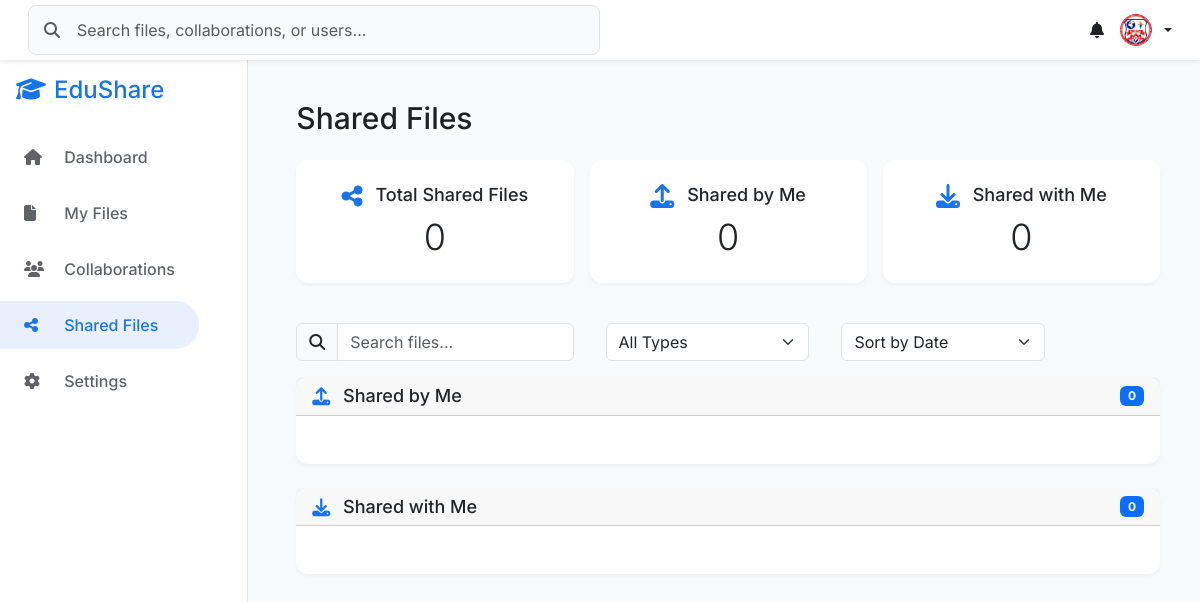
The page /auth/shared-files/ (signed in) on the database as committed earlier.
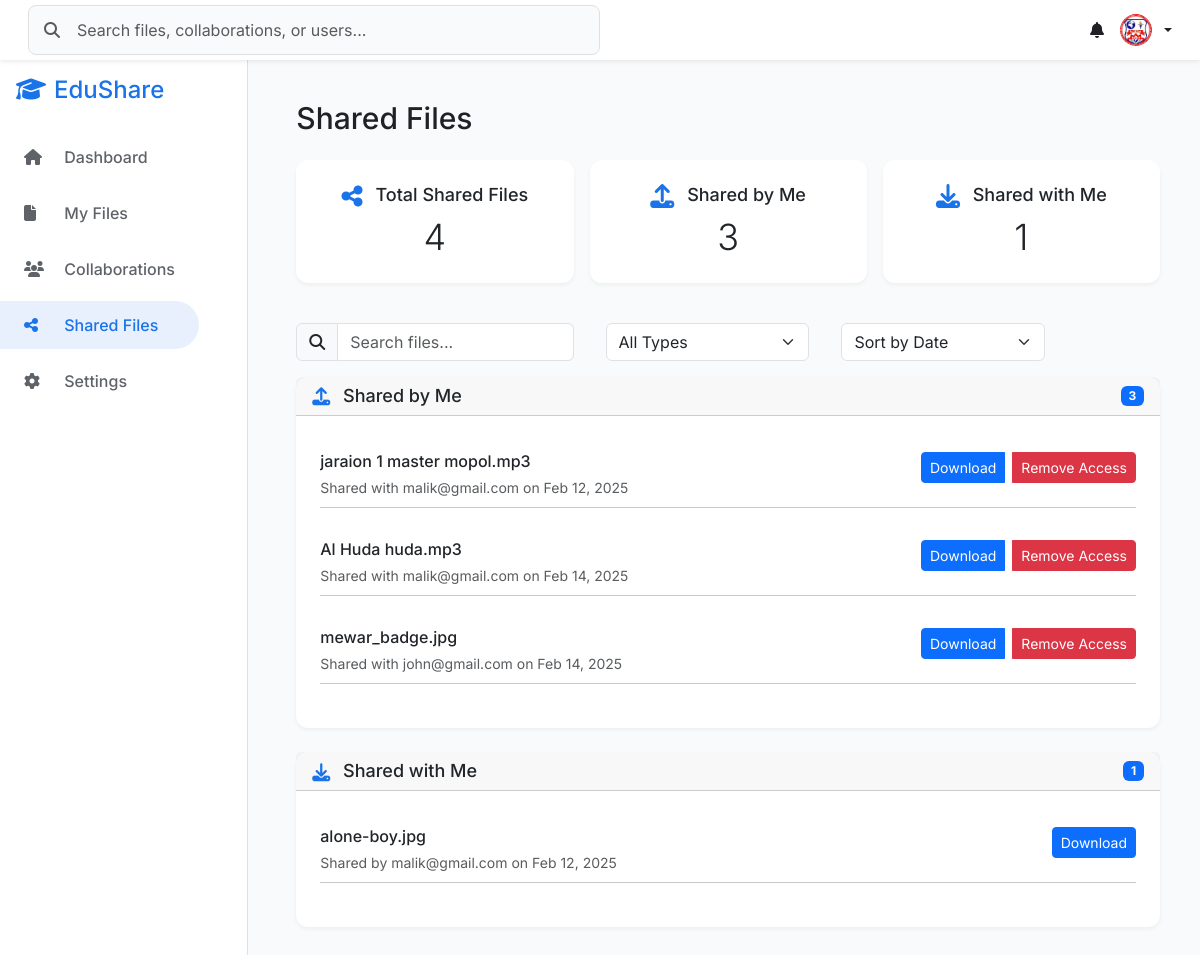
The same page on the database as committed later.
### authentication/models.py (models this page shows, shortened)
class User(AbstractUser):
    ROLE_CHOICES = [
        ('faculty', 'Faculty'),
        ('admin', 'Admin'),
        ('external', 'External Partner'),
    ]
    email = models.EmailField(
        unique=True,
        validators=[EmailValidator()],
        error_messages={
            'unique': 'A user with this email already exists.',
        }
    )
    role = models.CharField(
        max_length=20,
        choices=ROLE_CHOICES
    )
    last_login_attempt = models.DateTimeField(null=True, blank=True)
    login_attempts = models.IntegerField(default=0)
    profile_picture = models.ImageField(
        upload_to=profile_picture_path,
        validators=[validate_image_size],
        null=True,
        blank=True,
        help_text="Upload a JPEG or PNG image (max size: 2MB)."
    )
    DEPARTMENT_CHOICES = [
        ('Computer Science', 'Computer Science'),
        ('Software Engineering', 'Software Engineering'),
        ('Cyber Security', 'Cyber Security'),
    ]
    department = models.CharField(
        max_length=100,
        choices=DEPARTMENT_CHOICES,
        blank=True,
        null=True
    )
    email_notifications = models.BooleanField(
        default=True,
        help_text="Enable email notifications about account activity"
    )
    file_updates = models.BooleanField(
        default=True,
        help_text="Receive notifications when shared files are modified"
    )
    USERNAME_FIELD = 'email'
    REQUIRED_FIELDS = ['username', 'role']
    class Meta:
        db_table = 'auth_user'

class SharedFile(models.Model):
    file = models.ForeignKey(File, on_delete=models.CASCADE)
    shared_by = models.ForeignKey(User, on_delete=models.CASCADE, related_name='shared_by')
    shared_with = models.ForeignKey(User, on_delete=models.CASCADE, related_name='shared_with')
    permission = models.CharField(max_length=10, choices=[('view', 'View'), ('edit', 'Edit')])
    shared_at = models.DateTimeField(auto_now_add=True)

class File(models.Model):
    user = models.ForeignKey(User, on_delete=models.CASCADE)
    name = models.CharField(max_length=255)
    file = models.FileField(upload_to='files/')
    file_size = models.BigIntegerField()
    created_at = models.DateTimeField(auto_now_add=True)
    modified_at = models.DateTimeField(auto_now=True)

### authentication/views.py (the view)
# urls.py: path('shared-files/', views.shared_files, name='shared_files'),
@login_required
def shared_files(request):
    shared_by_me = SharedFile.objects.filter(shared_by=request.user)
    shared_with_me = SharedFile.objects.filter(shared_with=request.user)
    all_shared_files = SharedFile.objects.filter(
        Q(shared_by=request.user) | Q(shared_with=request.user)
    ).distinct()
    total_shared_files = all_shared_files.count()
    context = {
        'shared_by_me': shared_by_me,
        'shared_with_me': shared_with_me,
        'total_shared_files': total_shared_files,
    }
    return render(request, 'authentication/dashboard/shared_files.html', context)

### authentication/templates/authentication/dashboard/shared_files.html (shortened to what this page needs)
{% extends 'authentication/dashboard/base.html' %}
{% block content %}
<div class="shared-files-container">
    <h3>Shared Files</h3>
    <div class="row g-3 mb-4">
        <div class="col-12 col-sm-6 col-md-4">
            <div class="card text-center stats-card">
                <div class="card-body">
                    <h5 class="card-title">
                        <i class="fas fa-share-alt"></i>
                        Total Shared Files
                    </h5>
                    <p class="card-text display-6">{{ total_shared_files }}</p>
                </div>
            </div>
        </div>
        <div class="col-12 col-sm-6 col-md-4">
            <div class="card text-center stats-card">
                <div class="card-body">
                    <h5 class="card-title">
                        <i class="fas fa-upload"></i>
                        Shared by Me
                    </h5>
                    <p class="card-text display-6">{{ shared_by_me|length }}</p>
                </div>
            </div>
        </div>
        <div class="col-12 col-sm-6 col-md-4">
            <div class="card text-center stats-card">
                <div class="card-body">
                    <h5 class="card-title">
                        <i class="fas fa-download"></i>
                        Shared with Me
                    </h5>
                    <p class="card-text display-6">{{ shared_with_me|length }}</p>
                </div>
            </div>
        </div>
    </div>
    <div class="row g-3 mb-3 search-filter-section">
        <div class="col-12 col-md-4">
            <div class="input-group">
                <span class="input-group-text"><i class="fas fa-search"></i></span>
                <input type="text" id="searchFiles" class="form-control" placeholder="Search files...">
            </div>
        </div>
        <div class="col-12 col-sm-6 col-md-3">
            <select id="filterType" class="form-select">
                <option value="">All Types</option>
            </select>
        </div>
        <div class="col-12 col-sm-6 col-md-3">
            <select id="sortBy" class="form-select">
                <option value="date">Sort by Date</option>
            </select>
        </div>
    </div>
    <div class="card mb-4">
        <div class="card-header d-flex justify-content-between align-items-center">
            <h5 class="card-title mb-0">
                <i class="fas fa-upload"></i>
                Shared by Me
            </h5>
            <span class="badge bg-primary">{{ shared_by_me|length }}</span>
        </div>
        <div class="card-body">
            {% for shared_file in shared_by_me %}
            <div class="shared-file-item">
                <div class="d-flex justify-content-between align-items-start">
                    <div class="file-info">
                        <h6 class="mb-1">{{ shared_file.file.name }}</h6>
                        <small class="text-muted">Shared with {{ shared_file.shared_with.email }} on {{ shared_file.shared_at|date:"M d, Y" }}</small>
                    </div>
                    <div class="btn-group">
                        <button class="btn btn-primary btn-sm me-2" onclick="downloadFile({{ shared_file.file.id }})">Download</button>
                        <button class="btn btn-danger btn-sm" onclick="removeSharedAccess({{ shared_file.id }})">Remove Access</button>
                    </div>
                </div>
                <hr class="my-2">
            </div>
            {% endfor %}
        </div>
    </div>
    <div class="card mb-4">
        <div class="card-header d-flex justify-content-between align-items-center">
            <h5 class="card-title mb-0">
                <i class="fas fa-download"></i>
                Shared with Me
            </h5>
            <span class="badge bg-primary">{{ shared_with_me|length }}</span>
        </div>
        <div class="card-body">
            {% for shared_file in shared_with_me %}
            <div class="shared-file-item">
                <div class="d-flex justify-content-between align-items-start">
                    <div class="file-info">
                        <h6 class="mb-1">{{ shared_file.file.name }}</h6>
                        <small class="text-muted">Shared by {{ shared_file.shared_by.email }} on {{ shared_file.shared_at|date:"M d, Y" }}</small>
                    </div>
                    <div class="btn-group">
                        <button class="btn btn-primary btn-sm" onclick="downloadFile({{ shared_file.file.id }})">Download</button>
                    </div>
                </div>
                <hr class="my-2">
            </div>
            {% endfor %}
        </div>
    </div>
</div>
{% endblock %}

### authentication/templates/authentication/dashboard/base.html (shortened to what this page needs)
{% load static %}
<!DOCTYPE html>
<html lang="en">
<head>
    <link href="https://cdn.jsdelivr.net/npm/bootstrap@5.3.2/dist/css/bootstrap.min.css" rel="stylesheet">
    <link rel="stylesheet" href="https://cdnjs.cloudflare.com/ajax/libs/font-awesome/6.5.1/css/all.min.css">
    <link rel="stylesheet" href="{% static 'css/base.css' %}">
    <link rel="stylesheet" href="{% static 'css/dashboard.css' %}">
</head>
<body>
    <nav class="navbar navbar-expand-lg navbar-light fixed-top bg-white shadow-sm">
        <div class="container-fluid">
            <div class="d-none d-lg-block w-50">
                <div class="position-relative">
                    <i class="fas fa-search position-absolute top-50 translate-middle-y ms-3 text-muted"></i>
                    <input class="form-control search-input ps-5" type="search"
                           placeholder="Search files, collaborations, or users...">
                </div>
            </div>
            <div class="d-flex align-items-center">
                <div class="dropdown me-3">
                    <a class="nav-link position-relative" href="#" role="button"
                       data-bs-toggle="dropdown" aria-expanded="false">
                        <i class="fas fa-bell"></i>
                    </a>
                </div>
                <div class="dropdown">
                    <a class="nav-link dropdown-toggle d-flex align-items-center gap-2" href="#"
                       role="button" data-bs-toggle="dropdown" aria-expanded="false">
                        {% if user.profile_picture %}
                            <img src="{{ user.profile_picture.url }}" alt="Profile"
                                 class="rounded-circle" width="32" height="32">
                        {% else %}
                            <div class="rounded-circle bg-primary text-white d-flex align-items-center justify-content-center"
                                 style="width: 32px; height: 32px; font-size: 14px;">
                                {{ user.get_full_name|default:user.email|make_list|first|upper }}
                            </div>
                        {% endif %}
                    </a>
                </div>
            </div>
        </div>
    </nav>
    <div class="d-flex">
        <nav id="sidebarMenu" class="sidebar collapse d-lg-block">
            <div class="position-fixed">
                <div class="px-3 mb-4 d-none d-lg-block">
                    <h4 style="color:#1a73e8" class="mb-0"><i class="fas fa-graduation-cap me-2"></i>EduShare</h4>
                </div>
                <ul class="nav flex-column">
                    <li class="nav-item">
                        <a class="nav-link {% if request.resolver_match.url_name == 'dashboard' %}active{% endif %}"
                           href="{% url 'authentication:dashboard' %}">
                            <i class="fas fa-home"></i> Dashboard
                        </a>
                    </li>
                    <li class="nav-item">
                        <a class="nav-link {% if request.resolver_match.url_name == 'my_files' %}active{% endif %}"
                           href="{% url 'authentication:my_files' %}">
                            <i class="fas fa-file"></i> My Files
                        </a>
                    </li>
                    <li class="nav-item">
                        <a class="nav-link {% if request.resolver_match.url_name == 'collaborations' %}active{% endif %}"
                           href="{% url 'authentication:collaborations' %}">
                            <i class="fas fa-users"></i> Collaborations
                        </a>
                    </li>
                    <li class="nav-item">
                        <a class="nav-link {% if request.resolver_match.url_name == 'shared_files' %}active{% endif %}"
                           href="{% url 'authentication:shared_files' %}">
                            <i class="fas fa-share-alt"></i> Shared Files
                        </a>
                    </li>
                    <li class="nav-item">
                        <a class="nav-link {% if request.resolver_match.url_name == 'settings' %}active{% endif %}"
                           href="{% url 'authentication:settings' %}">
                            <i class="fas fa-cog"></i> Settings
                        </a>
                    </li>
                </ul>
            </div>
        </nav>
        <main style="margin-left: 0.5rem;" class="flex-grow-1 p-4">
            {% block content %}{% endblock %}
        </main>
    </div>
</body>
</html>

### static/css/base.css (style rules this page uses)
:root { --primary-color: #1a73e8; --secondary-color: #5f6368; --sidebar-width: 250px; --navbar-height: 60px; --border-color: #e0e0e0; --hover-bg: #f8fafb; --shadow-sm: 0 1px 3px rgba(0, 0, 0, 0.1); --shadow-md: 0 4px 6px rgba(0, 0, 0, 0.1); }
body { min-height: 100vh; padding-top: var(--navbar-height); font-family: 'Inter', -apple-system, BlinkMacSystemFont, sans-serif; background-color: #f8fafb; color: #202124; }
.d-flex { display: flex; }
main { margin-left: var(--sidebar-width); width: calc(100% - var(--sidebar-width)); min-height: calc(100vh - var(--navbar-height)); background-color: #f8fafb; transition: margin-left 0.3s ease; }
.navbar { padding: 0.5rem 1rem; background: white; box-shadow: var(--shadow-sm); z-index: 1030; }
.search-input { padding: 0.75rem 1rem 0.75rem 2.5rem; border: 1px solid var(--border-color); border-radius: 8px; background-color: #f8fafb; transition: all 0.2s ease; }

### static/css/dashboard.css (style rules this page uses)
:root { --primary-color: #1a73e8; --sidebar-width: 250px; --navbar-height: 60px; --card-shadow: 0 2px 4px rgba(0, 0, 0, 0.05); --border-color: #e0e0e0; --hover-bg: #f8fafb; }
body { background-color: #f8fafb; font-family: 'Inter', -apple-system, BlinkMacSystemFont, sans-serif; }
.navbar { height: var(--navbar-height); background: white; box-shadow: 0 1px 3px rgba(0, 0, 0, 0.05); }
.search-input { background: #f8fafb; border: 1px solid var(--border-color); border-radius: 8px; padding: 0.75rem 1rem; width: 100%; transition: all 0.2s ease; }
.sidebar { background: white; width: var(--sidebar-width); border-right: 1px solid var(--border-color); padding: 1rem 0; }
.sidebar .nav-link { padding: 0.75rem 1.5rem; color: #5f6368; font-weight: 500; border-radius: 0 50px 50px 0; margin: 0.25rem 0; transition: all 0.2s ease; }
.sidebar .nav-link.active { background: #e8f0fe; color: var(--primary-color); }
.sidebar .nav-link i { width: 24px; margin-right: 12px; }
.card { border: none; border-radius: 12px; box-shadow: var(--card-shadow); background: white; transition: transform 0.2s ease, box-shadow 0.2s ease; }

### authentication/templates/authentication/dashboard/shared_files.html (style rules this page uses)
.shared-files-container { padding: 1rem; max-width: 100%; }
h3 { font-size: clamp(1.5rem, 2.5vw, 2rem); margin-bottom: 1.5rem; }
.card-title { font-size: clamp(1rem, 1.5vw, 1.25rem); }
.card-title i.fas { font-size: clamp(1.25rem, 2vw, 1.5rem); color: #1a73e8; margin-right: 0.5rem; vertical-align: middle; }
.card-header .card-title i.fas { font-size: clamp(1rem, 1.5vw, 1.25rem); }
.card { margin-bottom: 1rem; }
.card-body { padding: clamp(0.75rem, 2vw, 1.5rem); }
.search-filter-section { gap: 1rem; }
.shared-file-item { padding: 0.75rem 0; }
.display-6 { font-size: clamp(1.5rem, 3vw, 2.5rem); }

Rows that differ between the two databases and show on the page:
added SharedFile: file.name "jaraion 1 master mopol.mp3", shared_with.email "malik@gmail.com", shared_at "Feb 12, 2025", shown under "Shared by Me"
added SharedFile: file.name "Al Huda huda.mp3", shared_with.email "malik@gmail.com", shared_at "Feb 14, 2025", shown under "Shared by Me"
added SharedFile: file.name "mewar_badge.jpg", shared_with.email "john@gmail.com", shared_at "Feb 14, 2025", shown under "Shared by Me"
added SharedFile: file.name "alone-boy.jpg", shared_by.email "malik@gmail.com", shared_at "Feb 12, 2025", shown under "Shared with Me"
Other text that changed with them:
{{ total_shared_files }}: "0" → "4"
{{ shared_by_me|length }}: "0" → "3"
{{ shared_with_me|length }}: "0" → "1"
